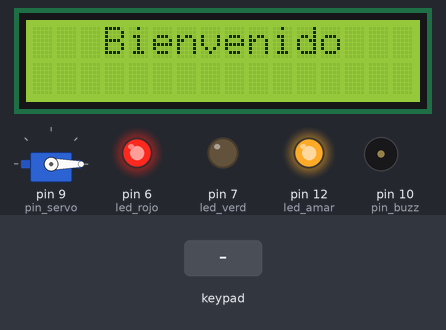
The sketch below on a simulated Arduino Uno, built with avr-gcc and run on an emulated ATmega328P. Shown: servo, 16×2 character LCD, output pins drawn as LEDs (lit = HIGH), buzzer (waves = sounding). The inputs (shaded band) are chosen by the test bench. What the sketch prints to the serial monitor is not drawn.

Above: at 1.2 s.
1.3 s: keypad keys 2 0 2 0 2 1 0 * pressed 0.4 s apart
At 1.51 s:
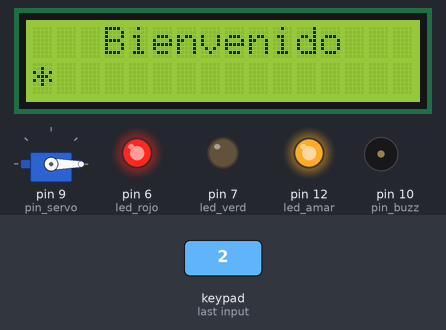
At 5.6 s:
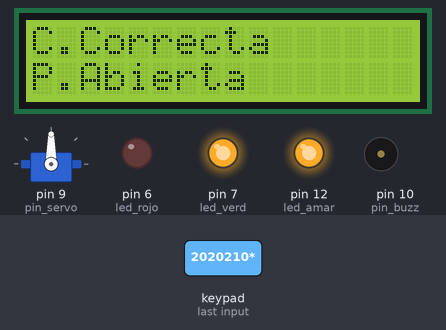
Timing chart, 0 to 16.8 s (numbered marks = the images above; inputs shaded):
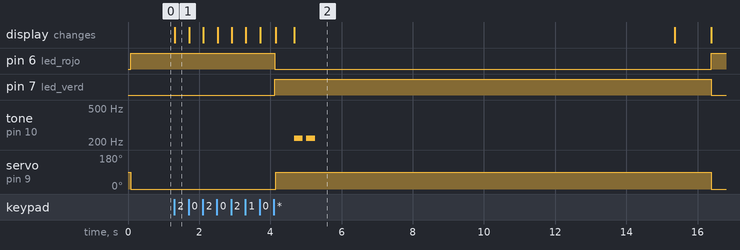

Measured:
- after the input at 1.3 s, pin 6 (led_rojo): HIGH → LOW after 2.8 s, → HIGH 12.3 s later; pin 7 (led_verd): LOW → HIGH after 2.8 s, → LOW 12.3 s later

The sketch:

Taller__6.2_-_B2_.ino
```cpp
/*
   Fundacion Kinal
   Centro educativo tecnico laboral Kinal
   Quinto perito
   Quinto electronica
   Codigo Tecnico: EB5AM
   Curso: Taller de electronica digital y reparacion de computadoras I
   Proyecto: Practica 6.2
   Dev: Paolo Eduardo Orozco Argueta
   Fecha: 20 de mayo
   link de la simulacion:
*/

#include <Wire.h>
#include <LiquidCrystal_I2C.h>
#include <Servo.h>
#include <Keypad.h>

#define direccion_lcd 0x27     //Sla_add pantalla LCD
#define filas 2                //Cantidad de filas que posee la pantalla LCD
#define columnas 16            //Cantidad de columnas que posee la pantalla LCD

#define filas_teclado 4        //cantidad de filas que posee el teclado matricial.
#define columnas_teclado 4     //cantidad de columnas que posee el teclado matricial.
#define f1_teclado A0          //pinA0 conectado a la fila 1
#define f2_teclado A1          //pinA1 conectado a la fila 2
#define f3_teclado A2          //pinA2 conectado a la fila 3
#define f4_teclado A3          //pinA3 conectado a la fila 4
#define c1_teclado 2           //pin2 conectado a la columna 1
#define c2_teclado 3           //pin3 conectado a la columna 2
#define c3_teclado 4           //pin4 conectado a la columna 3
#define c4_teclado 5           //pin5 conectado a la columna 4

#define pin_servo 9            //pin9 conectado al servomotor
#define pin_buzz  10           //pin10 conectado al servomotor
#define led_rojo  6            //pin6 conectado al led rojo
#define led_amar  12           //pin12 conectado al led amarillo
#define led_verd  7            //pin7 conectado al led verde
#define ON(pin)     digitalWrite(pin, HIGH);
#define OFF(pin)    digitalWrite(pin, LOW);

char keys[4][4] = {
  {'1','2','3','A'},
  {'4','5','6','B'},
  {'7','8','9','C'},
  {'*','0','#','D'}
};

byte pines_filas[4] = {f1_teclado,f2_teclado,f3_teclado,f4_teclado};
byte pines_columnas[4] = {c1_teclado,c2_teclado,c3_teclado,c4_teclado};

const int P_cerrado = 0;             //posicion de 0 grados para indicar que la puerta se encuentra cerrada
const int P_abierto = 90;          //posicion de 90 grados para indicar que la puerta se encuentra abierta

String contrasenaCerradura = "2020210*";   //Variable donde almaceno la contraseña definida por el sistema
String info_recibida = "";                //Variable donde voy a ir guardando los caracteres que ingreso por medio del teclado

byte pos_lcd = 0;      //posición del cursor


LiquidCrystal_I2C lcdCerradura(direccion_lcd, columnas, filas);   //LCD con direccion 0x20 y tamanio 16x2
Servo ServoCerradura;                                             //Servomotor controlado por medio del PWM en el pin9
Keypad tecladoCerradura = Keypad( makeKeymap(keys), pines_filas, pines_columnas, filas_teclado,columnas_teclado);   //teclado matricial 4x4 conectado al arduino por diversos pines

void config_outputs(void);

void config_HMI(void);

void setup()
{
  Serial.begin(9600);             //Inicio la comunicacion serial
  Serial.println("Practica 6");   //Envio el mensaje al monitor serie
  config_outputs();               //Realizo las configuraciones de los pines de salida
  config_HMI();                   //configuro e inicializo la pantalla LCD y el servomotor
  ON(led_amar);                   //enciendo el led amarillo
  ON(led_rojo);                   //enciendo el led rojo
  OFF(led_verd);                  //enciendo el led verde}
  ServoCerradura.write(P_cerrado);
}


void loop()
{
  //Obtengo el valor de la tecla presionada
  char key= tecladoCerradura.getKey();


  if(key)
  {
    info_recibida = info_recibida + key;
    Serial.println(key);
    lcdCerradura.setCursor(pos_lcd,1);
    lcdCerradura.print("*         ");
    pos_lcd++;
    if(key == '*')
    {
      lcdCerradura.setCursor(0,1);
      lcdCerradura.print("               ");
      Serial.println(info_recibida);
      if(info_recibida == contrasenaCerradura)
      {
        ON(led_verd);
        OFF(led_rojo);
        lcdCerradura.clear();
        lcdCerradura.setCursor(0,0);
        lcdCerradura.print("C");
        lcdCerradura.setCursor(1,0);
        lcdCerradura.print(".");
        lcdCerradura.setCursor(2,0);
        lcdCerradura.print("C");
        lcdCerradura.setCursor(3,0);
        lcdCerradura.print("o");
        lcdCerradura.setCursor(4,0);
        lcdCerradura.print("r");
        lcdCerradura.setCursor(5,0);
        lcdCerradura.print("r");
        lcdCerradura.setCursor(6,0);
        lcdCerradura.print("e");
        lcdCerradura.setCursor(7,0);
        lcdCerradura.print("c");
        lcdCerradura.setCursor(8,0);
        lcdCerradura.print("t");
        lcdCerradura.setCursor(9,0);
        lcdCerradura.print("a");
        ServoCerradura.write(P_abierto);
        delay(500);
        lcdCerradura.setCursor(0,1);
        lcdCerradura.print("P");
        lcdCerradura.setCursor(1,1);
        lcdCerradura.print(".");
        lcdCerradura.setCursor(2,1);
        lcdCerradura.print("A");
        lcdCerradura.setCursor(3,1);
        lcdCerradura.print("b");
        lcdCerradura.setCursor(4,1);
        lcdCerradura.print("i");
        lcdCerradura.setCursor(5,1);
        lcdCerradura.print("e");
        lcdCerradura.setCursor(6,1);
        lcdCerradura.print("r");
        lcdCerradura.setCursor(7,1);
        lcdCerradura.print("t");
        lcdCerradura.setCursor(8,1);
        lcdCerradura.print("a");
        Serial.println("C. correcta");
        for(byte i=0;i<2;i++){
          tone(10,220,250);
          delay(350);
        }
        delay(10000);
        lcdCerradura.clear();
      }
      else
      {
        lcdCerradura.clear();
        lcdCerradura.setCursor(0,0);
        lcdCerradura.print("C");
        lcdCerradura.setCursor(1,0);
        lcdCerradura.print(".");
        lcdCerradura.setCursor(2,0);
        lcdCerradura.print("i");
        lcdCerradura.setCursor(3,0);
        lcdCerradura.print("n");
        lcdCerradura.setCursor(4,0);
        lcdCerradura.print("c");
        lcdCerradura.setCursor(5,0);
        lcdCerradura.print("o");
        lcdCerradura.setCursor(6,0);
        lcdCerradura.print("r");
        lcdCerradura.setCursor(7,0);
        lcdCerradura.print("r");
        lcdCerradura.setCursor(8,0);
        lcdCerradura.print("e");
        lcdCerradura.setCursor(9,0);
        lcdCerradura.print("c");
        lcdCerradura.setCursor(10,0);
        lcdCerradura.print("t");
        lcdCerradura.setCursor(11,0);
        lcdCerradura.print("a");
        lcdCerradura.setCursor(0,1);
        lcdCerradura.setCursor(0,1);
        lcdCerradura.print("P");
        lcdCerradura.setCursor(1,1);
        lcdCerradura.print(".");
        lcdCerradura.setCursor(2,1);
        lcdCerradura.print("C");
        lcdCerradura.setCursor(3,1);
        lcdCerradura.print("e");
        lcdCerradura.setCursor(4,1);
        lcdCerradura.print("r");
        lcdCerradura.setCursor(5,1);
        lcdCerradura.print("r");
        lcdCerradura.setCursor(6,1);
        lcdCerradura.print("a");
        lcdCerradura.setCursor(7,1);
        lcdCerradura.print("d");
        lcdCerradura.setCursor(8,1);
        lcdCerradura.print("a");
        for(byte i=0;i<5;i++){
          tone(10,220,250);
          delay(350);
        }
        delay(1000);
        OFF(led_verd);
        ON(led_rojo);
        Serial.println("Contraseña incorrecta");
        ServoCerradura.write(P_cerrado);
        lcdCerradura.clear();
      }
      info_recibida = "";     //limpio el string
      delay(1000);
      lcdCerradura.setCursor(3,0);
        lcdCerradura.print("B");
        lcdCerradura.setCursor(4,0);
        lcdCerradura.print("i");
        lcdCerradura.setCursor(5,0);
        lcdCerradura.print("e");
        lcdCerradura.setCursor(6,0);
        lcdCerradura.print("n");
        lcdCerradura.setCursor(7,0);
        lcdCerradura.print("v");
        lcdCerradura.setCursor(8,0);
        lcdCerradura.print("e");
        lcdCerradura.setCursor(9,0);
        lcdCerradura.print("n");
        lcdCerradura.setCursor(10,0);
        lcdCerradura.print("i");
        lcdCerradura.setCursor(11,0);
        lcdCerradura.print("d");
        lcdCerradura.setCursor(12,0);
        lcdCerradura.print("o");
      pos_lcd = 0;
      ON(led_rojo);
      OFF(led_verd);
      ServoCerradura.write(P_cerrado);
    }
  }

}


void config_outputs(void)
{
  pinMode(pin_servo, OUTPUT);
  pinMode(pin_buzz, OUTPUT);
  pinMode(led_amar, OUTPUT);
  pinMode(led_rojo, OUTPUT);
  pinMode(led_verd, OUTPUT);
}

void config_HMI(void)
{
  ServoCerradura.attach(pin_servo);
  lcdCerradura.init();
  lcdCerradura.backlight();
  lcdCerradura.setCursor(3,0);
  lcdCerradura.print("B");
  lcdCerradura.setCursor(4,0);
  lcdCerradura.print("i");
  lcdCerradura.setCursor(5,0);
  lcdCerradura.print("e");
  lcdCerradura.setCursor(6,0);
  lcdCerradura.print("n");
  lcdCerradura.setCursor(7,0);
  lcdCerradura.print("v");
  lcdCerradura.setCursor(8,0);
  lcdCerradura.print("e");
  lcdCerradura.setCursor(9,0);
  lcdCerradura.print("n");
  lcdCerradura.setCursor(10,0);
  lcdCerradura.print("i");
  lcdCerradura.setCursor(11,0);
  lcdCerradura.print("d");
  lcdCerradura.setCursor(12,0);
  lcdCerradura.print("o");
}
```
